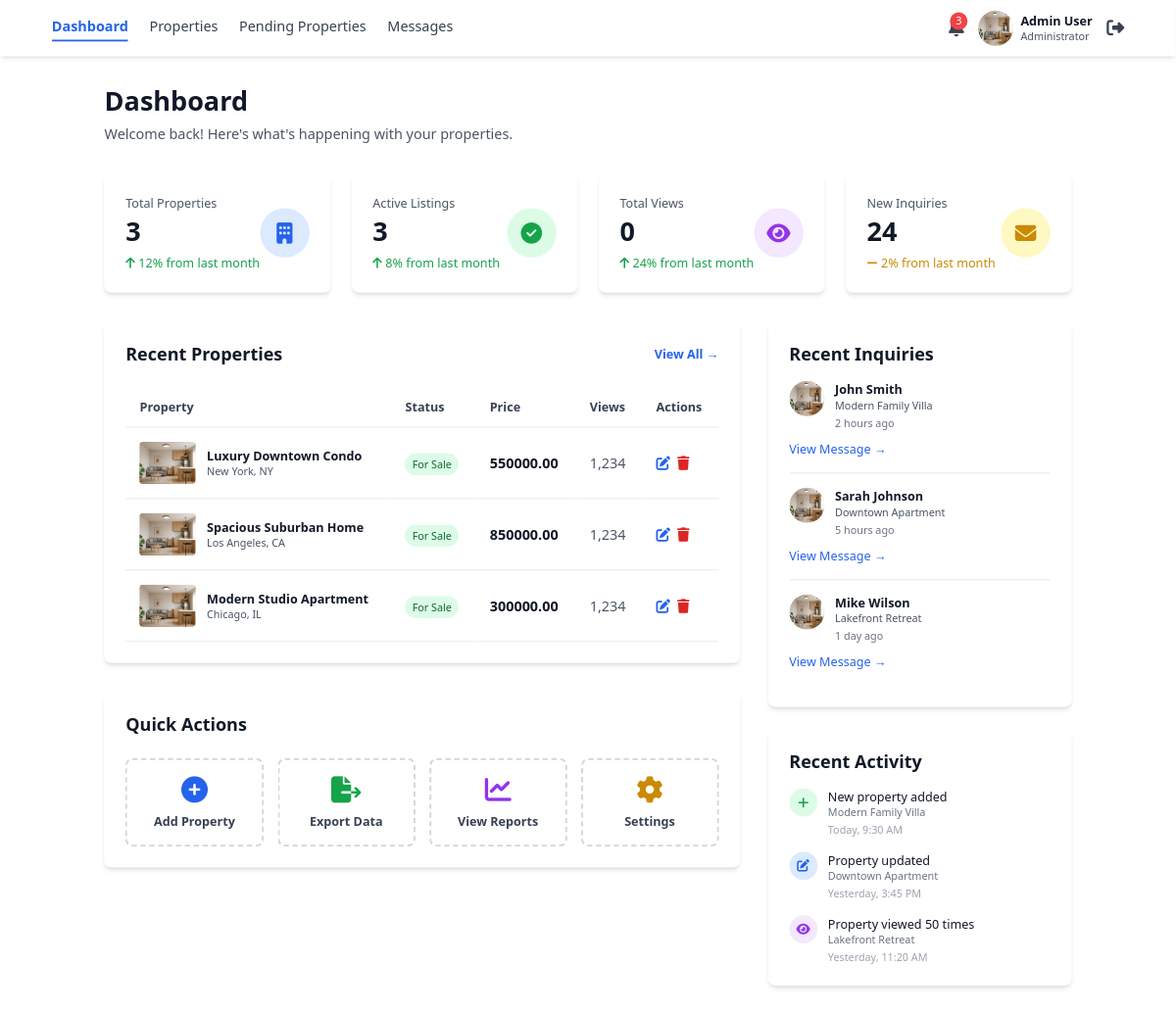
The page /api/dashboard_page/ on the database as committed earlier.
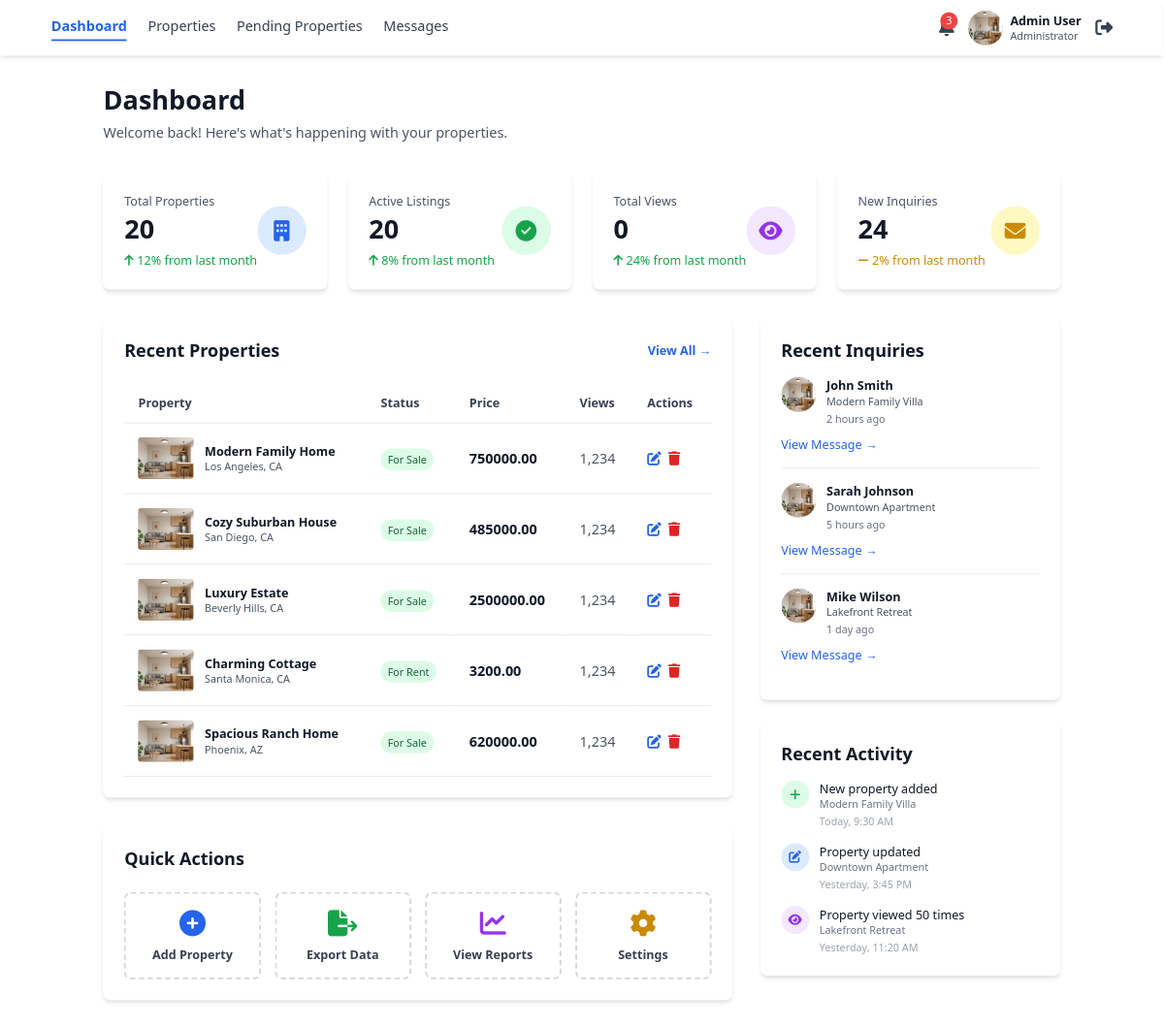
The same page on the database as committed later.
### agent_page/models.py (models this page shows, shortened)
class Property(models.Model):
    STATUS_CHOICES = [
        ('For Sale', 'For Sale'),
        ('For Rent', 'For Rent'),
        ('Sold', 'Sold'),
        ('Pending', 'Pending')
    ]
    TYPE_CHOICES = [
        ('House', 'House'),
        ('Apartment', 'Apartment'),
        ('Villa', 'Villa'),
        ('Condo', 'Condo'),
        ('Townhouse', 'Townhouse'),
        ('Penthouse', 'Penthouse'),
    ]
    is_active = models.BooleanField(default=False)
    title = models.CharField(max_length=200)
    description = models.TextField()
    property_type = models.CharField(max_length=100,choices=TYPE_CHOICES)
    status = models.CharField(max_length=100, choices=STATUS_CHOICES)
    price = models.DecimalField(max_digits=12,decimal_places=2)
    price_per_sqft = models.DecimalField(max_digits=10, decimal_places=2, blank=True, null=True)
    bedrooms = models.PositiveIntegerField()
    bathrooms = models.PositiveIntegerField()
    square_feet = models.PositiveIntegerField()
    year_built = models.DateField()
    address = models.CharField(max_length=200)
    city = models.CharField(max_length=100)
    state = models.CharField(max_length=100)
    zip_code = models.CharField(max_length=20)
    main_image = models.ImageField(upload_to='property_images/main_image/')
    image_2 = models.ImageField(upload_to='property_images/image_2/')
    image_3 = models.ImageField(upload_to='property_images/image_3/')
    created_at = models.DateTimeField(auto_now_add=True)
    updated_at = models.DateTimeField(auto_now=True)
    agent = models.ForeignKey('Agent', on_delete=models.SET_NULL, null=True, related_name='properties')
    map_image = models.ImageField(upload_to='property_images/map_image/', blank=True, null=True)
    class Meta:
        verbose_name_plural = 'Properties'

### agent_page/views.py (the view)
# urls.py: path('dashboard_page/',views.dashboard_page,name='dashboard_page'),
def dashboard_page(request):
    properties = Property.objects.all()
    count = len(properties)
    count_active = len(properties.filter(is_active=True))
    count_views = len(PropertyViews.objects.all())
    count_message = len(PropertyInquiry.objects.all())
    return render(request,'admin/dashboard.html',{'properties':properties[:5],'count':count,
    'count_active':count_active,'count_views':count_views,
    'count_message':count_message
    })

### templates/admin/dashboard.html (shortened to what the changed rows need)
{% extends 'admin/base.html' %}
{% block content %}
<div class="max-w-7xl mx-auto px-4 sm:px-6 lg:px-8 py-8">
  <div class="mb-8">
    <h1 class="text-3xl font-bold text-gray-900 mb-2">Dashboard</h1>
  </div>
  <div class="grid grid-cols-1 md:grid-cols-2 lg:grid-cols-4 gap-6 mb-8">
    <div class="bg-white rounded-lg shadow-md p-6">
      <div class="flex items-center justify-between">
        <div>
          <p class="text-gray-600 text-sm font-medium mb-1">Total Properties</p>
          <p class="text-3xl font-bold text-gray-900">{{count}}</p>
          <p class="text-green-600 text-sm mt-2">
            <i class="fas fa-arrow-up mr-1"></i>12% from last month
          </p>
        </div>
      </div>
    </div>
    <div class="bg-white rounded-lg shadow-md p-6">
      <div class="flex items-center justify-between">
        <div>
          <p class="text-gray-600 text-sm font-medium mb-1">Active Listings</p>
          <p class="text-3xl font-bold text-gray-900">{{count_active}}</p>
          <p class="text-green-600 text-sm mt-2">
            <i class="fas fa-arrow-up mr-1"></i>8% from last month
          </p>
        </div>
      </div>
    </div>
  </div>
  <div class="grid grid-cols-1 lg:grid-cols-3 gap-8">
    <div class="lg:col-span-2">
      <div class="bg-white rounded-lg shadow-md p-6 mb-8">
        <div class="flex justify-between items-center mb-6">
          <h2 class="text-xl font-bold text-gray-900">Recent Properties</h2>
        </div>
        <div class="overflow-x-auto">
          <table class="w-full">
            <thead>
              <tr class="border-b">
                <th class="text-left py-3 px-4 text-sm font-semibold text-gray-700">Property</th>
                <th class="text-left py-3 px-4 text-sm font-semibold text-gray-700">Status</th>
                <th class="text-left py-3 px-4 text-sm font-semibold text-gray-700">Price</th>
                <th class="text-left py-3 px-4 text-sm font-semibold text-gray-700">Views</th>
                <th class="text-left py-3 px-4 text-sm font-semibold text-gray-700">Actions</th>
              </tr>
            </thead>
            <tbody>
              {% for properties in properties %}
              <tr class="border-b hover:bg-gray-50">
                <td class="py-4 px-4">
                  <div class="flex items-center gap-3">
                    <img src="http://127.0.0.1:8000/media/property_images/main_image/studio_main2.png" alt="Property"
                      class="w-16 h-12 object-cover rounded">
                    <div>
                      <p class="font-semibold text-gray-900 text-sm">{{properties.title}}</p>
                      <p class="text-xs text-gray-600">{{properties.city}}, {{properties.state}}</p>
                    </div>
                  </div>
                </td>
                <td class="py-4 px-4">
                  <span
                    class="bg-green-100 text-green-800 text-xs px-2 py-1 rounded-full font-medium">{{properties.status}}</span>
                </td>
                <td class="py-4 px-4 font-semibold text-gray-900">{{properties.price}}</td>
                <td class="py-4 px-4 text-gray-600">1,234</td>
                <td class="py-4 px-4">
                  <div class="flex gap-2">
                    <button
                      onclick="editProperty(1, 'Modern Family Villa', 'Villa', 'For Sale', '$1,250,000', 'Beverly Hills, CA', 4, 3, 3200)"
                      class="text-blue-600 hover:text-blue-700"><i class="fas fa-edit"></i></button>
                    <button class="text-red-600 hover:text-red-700"><i class="fas fa-trash"></i></button>
                  </div>
                </td>
              </tr>
              {% endfor %}
            </tbody>
          </table>
        </div>
      </div>
      <div class="bg-white rounded-lg shadow-md p-6">
        <h2 class="text-xl font-bold text-gray-900 mb-6">Quick Actions</h2>
      </div>
    </div>
    <div class="lg:col-span-1">
      <div class="bg-white rounded-lg shadow-md p-6 mb-6">
        <h2 class="text-xl font-bold text-gray-900 mb-4">Recent Inquiries</h2>
      </div>
      <div class="bg-white rounded-lg shadow-md p-6">
        <h2 class="text-xl font-bold text-gray-900 mb-4">Recent Activity</h2>
      </div>
    </div>
  </div>
</div>
{% endblock %}

Rows that differ between the two databases and show on the page:
removed Property: title "Luxury Downtown Condo", city "New York", state "NY", status "For Sale", price "550000.00"
removed Property: title "Spacious Suburban Home", city "Los Angeles", state "CA", status "For Sale", price "850000.00"
removed Property: title "Modern Studio Apartment", city "Chicago", state "IL", status "For Sale", price "300000.00"
added Property: title "Modern Family Home", city "Los Angeles", state "CA", status "For Sale", price "750000.00"
added Property: title "Cozy Suburban House", city "San Diego", state "CA", status "For Sale", price "485000.00"
added Property: title "Luxury Estate", city "Beverly Hills", state "CA", status "For Sale", price "2500000.00"
added Property: title "Charming Cottage", city "Santa Monica", state "CA", status "For Rent", price "3200.00"
added Property: title "Spacious Ranch Home", city "Phoenix", state "AZ", status "For Sale", price "620000.00"
Other text that changed with them:
{{ count }}: "3" → "20"
{{ count_active }}: "3" → "20"
